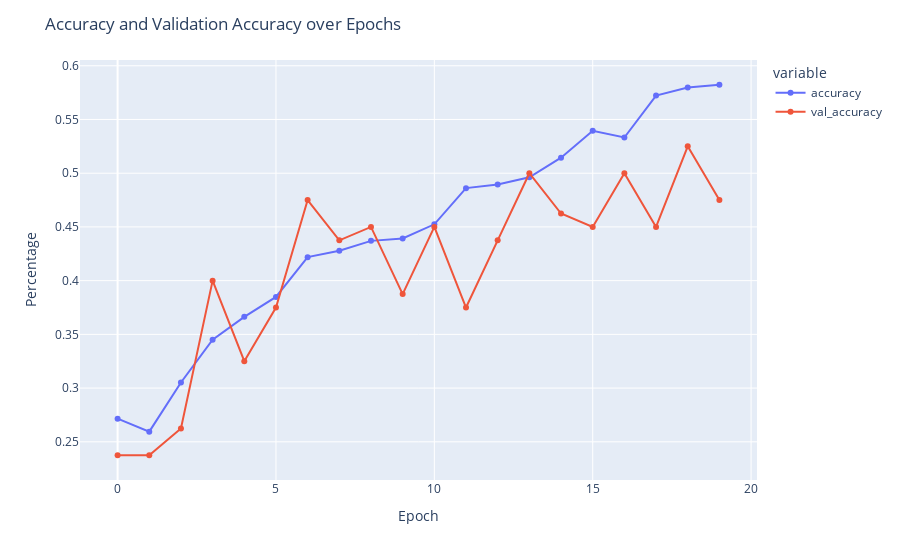
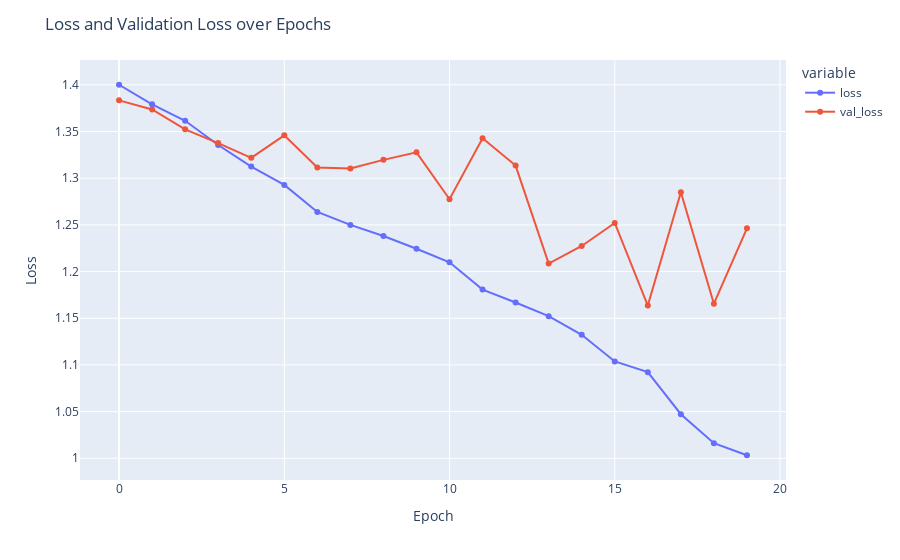

These figures' notebook cell, in order:
### Code cell
%%time
Adam256_32_32_32_D3_64 = tf.keras.models.Sequential([
    tf.keras.layers.Conv2D(32, (7,7), activation='relu', input_shape=(256, 256, 3)),
    tf.keras.layers.MaxPooling2D(3,3),
    tf.keras.layers.Conv2D(32, (7,7), activation='relu'),
    tf.keras.layers.MaxPooling2D(3,3),
    tf.keras.layers.Conv2D(32, (7,7), activation='relu'),
    tf.keras.layers.MaxPooling2D(3,3),

    tf.keras.layers.Flatten(),
    tf.keras.layers.Dense(4, activation='softmax')
])

Adam256_32_32_32_D3_64.summary()
Adam256_32_32_32_D3_64.compile(loss='categorical_crossentropy',
              optimizer="Adam",
              metrics=['accuracy',tf.keras.metrics.Recall()])

earlystop = tf.keras.callbacks.EarlyStopping(patience=3, verbose=True)
checkpoint = ModelCheckpoint(filepath=r'../capstone-data/checkpoints/Adam_32_32_32_D3_64_', verbose=0, save_best_only=True, mode='auto')
tensorboard = TensorBoard(log_dir=f'../capstone-data/logs/Adam_32_32_32_D3_64_{datetime.datetime.now().strftime("%Y%m%d-%H%M%S")}')
history1 = Adam256_32_32_32_D3_64.fit(
      X_train, 
      y_train,
      batch_size=128,
      epochs=200,
      verbose=0,
      class_weight=weights_dict,
      callbacks=[earlystop, tensorboard, checkpoint],
      validation_data=(X_val, y_val))

plot_results(history1.history)
evaluate_results(Adam256_32_32_32_D3_64)

### Figure 1 — Plotly figure (JSON) as saved in the notebook; plotly's stock layout.template omitted (floating-point values rounded to 4 significant figures)
{"data": [{"hovertemplate": "variable=accuracy<br>index=%{x}<br>value=%{y}<extra></extra>", "legendgroup": "accuracy", "line": {"color": "#636efa", "dash": "solid"}, "mode": "lines+markers", "name": "accuracy", "orientation": "v", "showlegend": true, "type": "scatter", "x": [0, 1, 2, 3, 4, 5, 6, 7, 8, 9, 10, 11, 12, 13, 14, 15, 16, 17, 18, 19], "xaxis": "x", "y": [0.2715, 0.2595, 0.3052, 0.345, 0.3663, 0.3849, 0.4219, 0.4278, 0.437, 0.4393, 0.4525, 0.4861, 0.4895, 0.4962, 0.5144, 0.5394, 0.5332, 0.5722, 0.5798, 0.5823], "yaxis": "y"}, {"hovertemplate": "variable=val_accuracy<br>index=%{x}<br>value=%{y}<extra></extra>", "legendgroup": "val_accuracy", "line": {"color": "#EF553B", "dash": "solid"}, "mode": "lines+markers", "name": "val_accuracy", "orientation": "v", "showlegend": true, "type": "scatter", "x": [0, 1, 2, 3, 4, 5, 6, 7, 8, 9, 10, 11, 12, 13, 14, 15, 16, 17, 18, 19], "xaxis": "x", "y": [0.2375, 0.2375, 0.2625, 0.4, 0.325, 0.375, 0.475, 0.4375, 0.45, 0.3875, 0.45, 0.375, 0.4375, 0.5, 0.4625, 0.45, 0.5, 0.45, 0.525, 0.475], "yaxis": "y"}], "layout": {"legend": {"title": {"text": "variable"}, "tracegroupgap": 0}, "margin": {"t": 60}, "title": {"text": "Accuracy and Validation Accuracy over Epochs"}, "xaxis": {"anchor": "y", "domain": [0, 1], "title": {"text": "Epoch"}}, "yaxis": {"anchor": "x", "domain": [0, 1], "title": {"text": "Percentage"}}}}

### Figure 2 — Plotly figure (JSON) as saved in the notebook; plotly's stock layout.template omitted (floating-point values rounded to 4 significant figures)
{"data": [{"hovertemplate": "variable=loss<br>index=%{x}<br>value=%{y}<extra></extra>", "legendgroup": "loss", "line": {"color": "#636efa", "dash": "solid"}, "mode": "lines+markers", "name": "loss", "orientation": "v", "showlegend": true, "type": "scatter", "x": [0, 1, 2, 3, 4, 5, 6, 7, 8, 9, 10, 11, 12, 13, 14, 15, 16, 17, 18, 19], "xaxis": "x", "y": [1.4, 1.379, 1.362, 1.336, 1.312, 1.293, 1.264, 1.25, 1.238, 1.224, 1.21, 1.181, 1.167, 1.152, 1.132, 1.104, 1.092, 1.047, 1.016, 1.003], "yaxis": "y"}, {"hovertemplate": "variable=val_loss<br>index=%{x}<br>value=%{y}<extra></extra>", "legendgroup": "val_loss", "line": {"color": "#EF553B", "dash": "solid"}, "mode": "lines+markers", "name": "val_loss", "orientation": "v", "showlegend": true, "type": "scatter", "x": [0, 1, 2, 3, 4, 5, 6, 7, 8, 9, 10, 11, 12, 13, 14, 15, 16, 17, 18, 19], "xaxis": "x", "y": [1.383, 1.374, 1.352, 1.338, 1.322, 1.346, 1.311, 1.31, 1.32, 1.328, 1.278, 1.343, 1.314, 1.209, 1.227, 1.252, 1.164, 1.285, 1.166, 1.246], "yaxis": "y"}], "layout": {"legend": {"title": {"text": "variable"}, "tracegroupgap": 0}, "margin": {"t": 60}, "title": {"text": "Loss and Validation Loss over Epochs"}, "xaxis": {"anchor": "y", "domain": [0, 1], "title": {"text": "Epoch"}}, "yaxis": {"anchor": "x", "domain": [0, 1], "title": {"text": "Loss"}}}}
